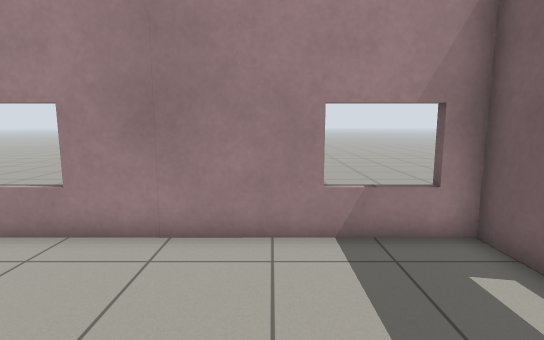
view 1 (above)

16 first-person views from a walk through a world built for the Gazebo simulator. The camera is 1.1 m above the floor, tilts 8° down and sees 80° across. The floor is counted in squares, 0.5 m on a side. Each view is taken from the middle of a square. On the plan, view 1 faces up. The plan holds only what a view shows up to about 18 squares ahead; the rest is blank. Gazebo's built-in surfaces are drawn with simple patterns. Some stock models are drawn as simple stand-ins.

view 2
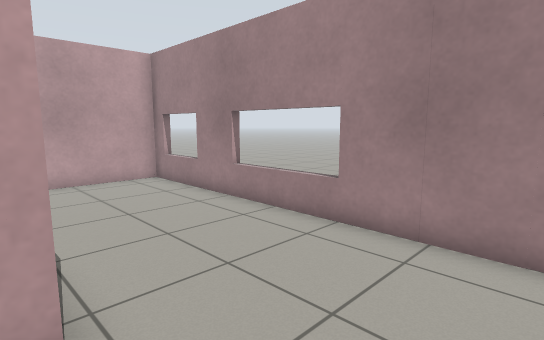

view 3
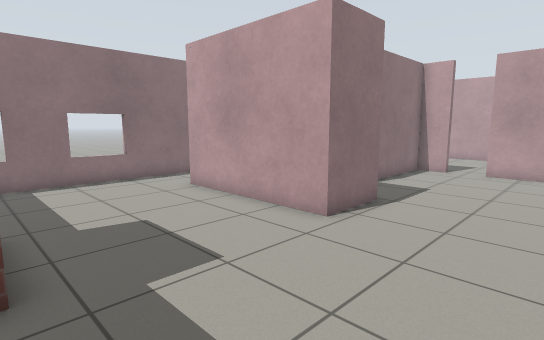

view 4
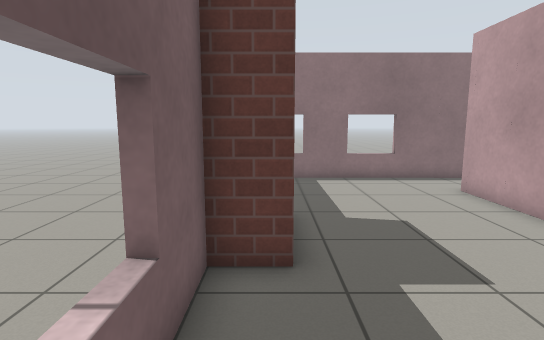

view 5
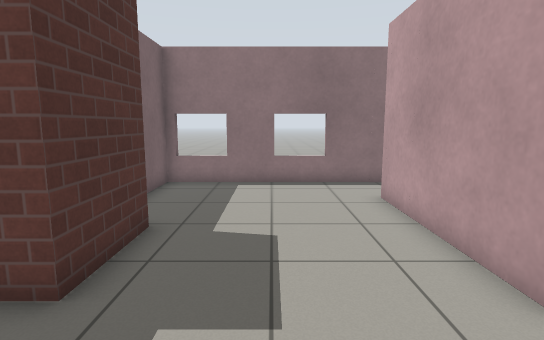

view 6
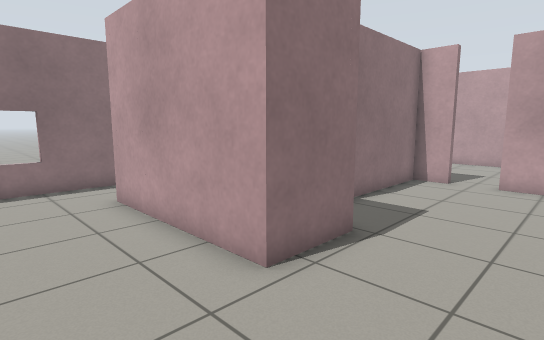

view 7
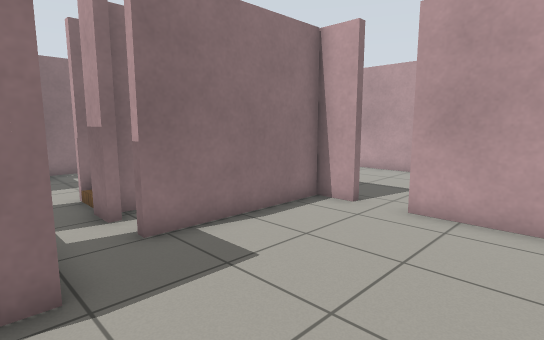

view 8
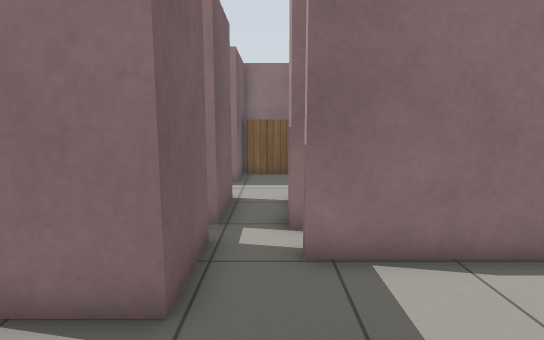

view 9
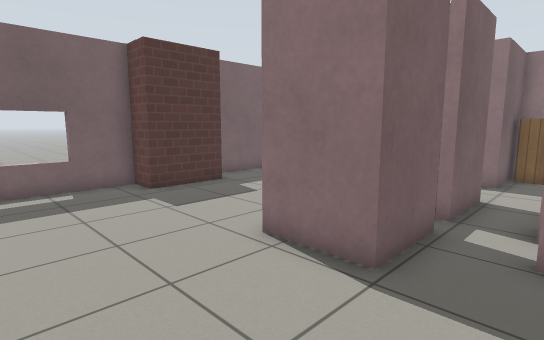

view 10
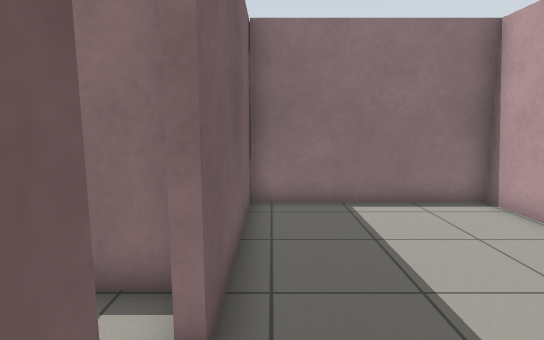

view 11
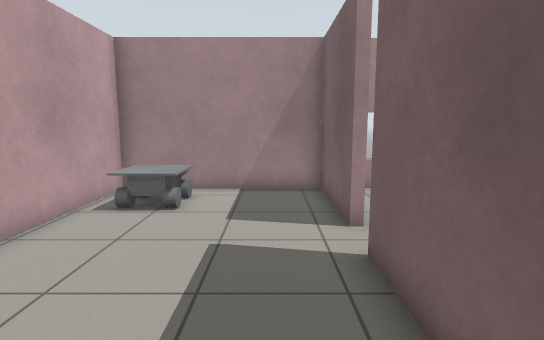

view 12
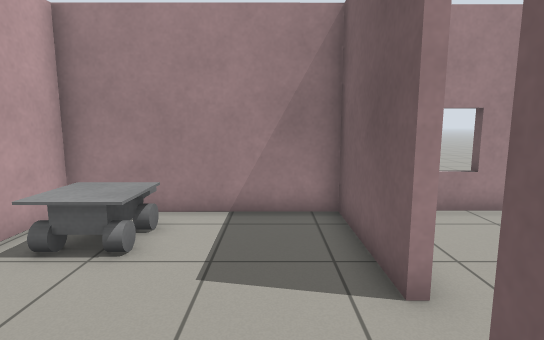

view 13
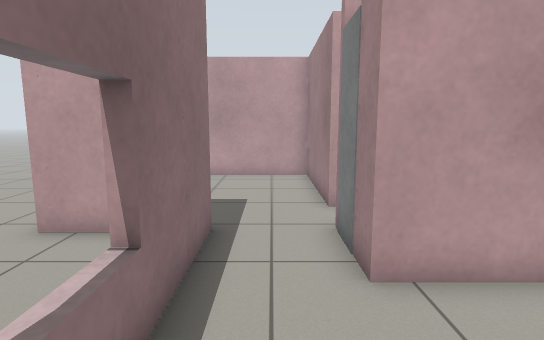

view 14
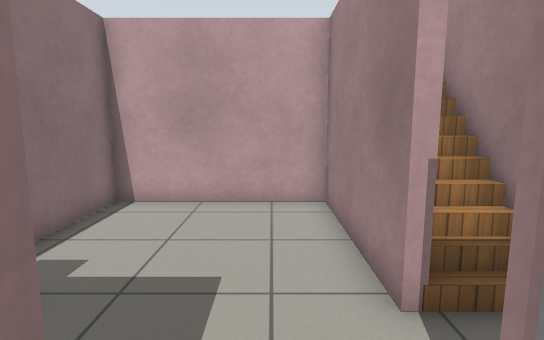

view 15
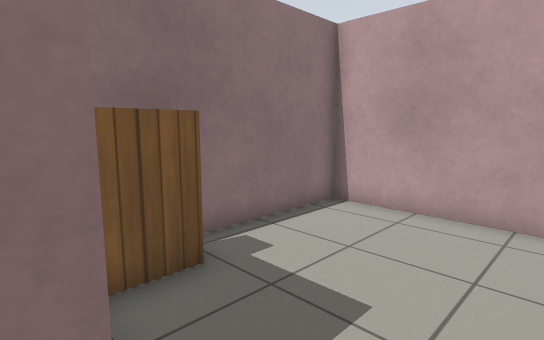

view 16
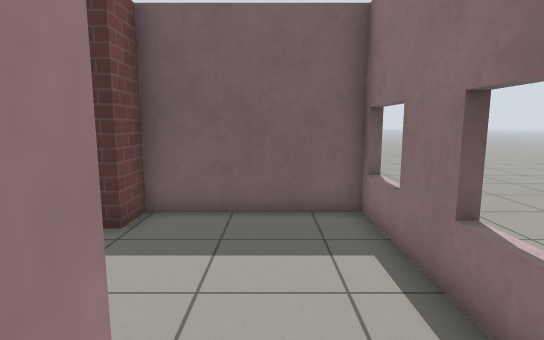

### Floor plan
Ten units are one square. View 1 is at (0, 0); x grows to the right and y downward. Boxes are objects, and circles mark ways between rooms. Rooms are numbered by the first view taken in them; rooms with no view inside come last. Other rooms are left out.
<svg viewBox="-206 -66 251 186">
<path fill="none" stroke="#000" d="M-58 20 -58 -6 -33 -6 -33 56M-36 83 40 83 40 28 27 28 27 -2 40 -2 40 -61 -131 -61 -131 -17M-131 -2 -131 11 -75 11M-134 -17 -134 -61 -201 -61 -201 61 -134 61M-134 26 -134 -2 -131 -2M-75 56 -131 56 -131 115 -56 115M-58 105 -58 83 -36 83M-33 56 -44 56"/>
<rect x="-195" y="-55" width="20" height="30" fill="#bbb"><title>other object</title></rect>
<rect x="-75" y="105" width="20" height="10" fill="#bbb"><title>bookshelf</title></rect>
<rect x="-55" y="45" width="10" height="10" fill="#bbb"><title>door leaf</title></rect>
<circle cx="-130" cy="-10" r="3" fill="#2a7"/>
<circle cx="-30" cy="65" r="3" fill="#2a7"/>
<circle cx="-45" cy="85" r="3" fill="#2a7"/>
<text x="-30" y="0">1</text>
<text x="-160" y="0">2</text>
<text x="-90" y="80">3</text>
</svg>
Room 1 opens to room 2. Room 1 opens to room 3.

Where each view was taken, in squares from view 1:
view 1: 0 up, 0 right, facing up
view 2: 0 up, 0 right, facing up-left
view 3: 5 up, 3 right, facing down-left
view 4: 5 up, 3 right, facing down
view 5: 4 up, 0 right, facing down
view 6: 4 up, 0 right, facing down-left
view 7: 5 up, 5 left, facing down-left
view 8: 4 up, 7 left, facing down
view 9: 5 up, 8 left, facing down-right
view 10: 3 up, 14 left, facing down
view 11: 5 down, 15 left, facing up
view 12: 2 down, 15 left, facing up
view 13: 7 down, 1 right, facing left
view 14: 7 down, 4 left, facing left
view 15: 6 down, 5 left, facing down-left
view 16: 6 down, 4 left, facing right
